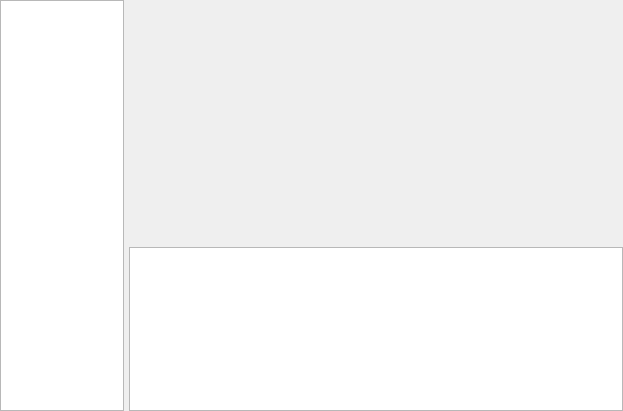
<?xml version="1.0" encoding="UTF-8"?>
<ui version="4.0">
 <class>MainWidget</class>
 <widget class="QWidget" name="MainWidget">
  <property name="geometry">
   <rect>
    <x>0</x>
    <y>0</y>
    <width>623</width>
    <height>411</height>
   </rect>
  </property>
  <property name="windowTitle">
   <string>MainWidget</string>
  </property>
  <layout class="QHBoxLayout" name="horizontalLayout_2">
   <property name="spacing">
    <number>0</number>
   </property>
   <property name="leftMargin">
    <number>0</number>
   </property>
   <property name="topMargin">
    <number>0</number>
   </property>
   <property name="rightMargin">
    <number>0</number>
   </property>
   <property name="bottomMargin">
    <number>0</number>
   </property>
   <item>
    <layout class="QHBoxLayout" name="horizontalLayout" stretch="2,8">
     <property name="spacing">
      <number>5</number>
     </property>
     <item>
      <widget class="QListWidget" name="listWidget"/>
     </item>
     <item>
      <layout class="QVBoxLayout" name="verticalLayout" stretch="6,4">
       <property name="spacing">
        <number>0</number>
       </property>
       <item>
        <widget class="showWidget" name="widget" native="true"/>
       </item>
       <item>
        <widget class="QTextEdit" name="textEdit"/>
       </item>
      </layout>
     </item>
    </layout>
   </item>
  </layout>
 </widget>
 <layoutdefault spacing="6" margin="11"/>
 <customwidgets>
  <customwidget>
   <class>showWidget</class>
   <extends>QWidget</extends>
   <header>showwidget.h</header>
   <container>1</container>
  </customwidget>
 </customwidgets>
 <resources/>
 <connections/>
</ui>
